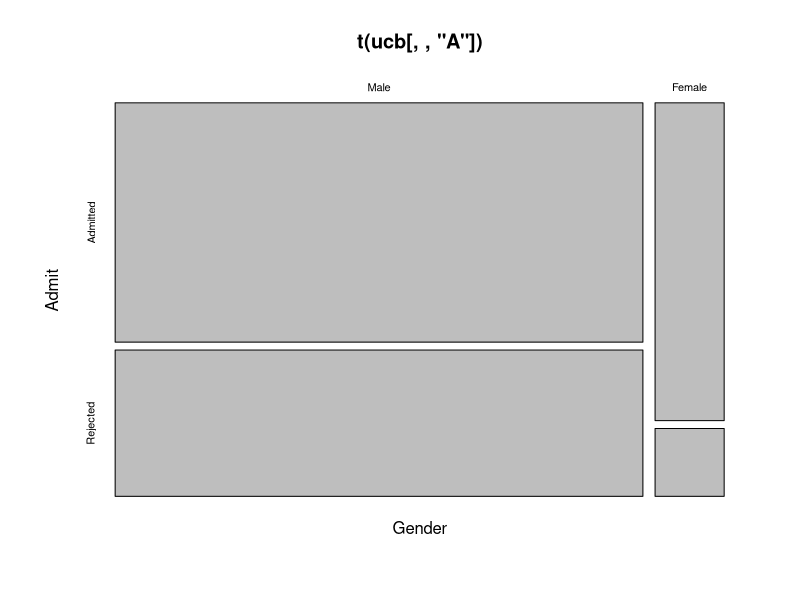
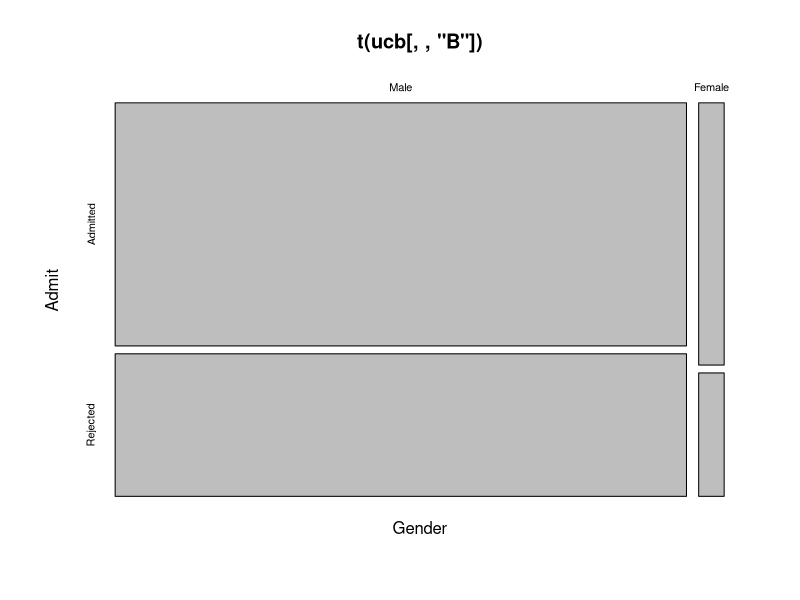

R code for these plots, in order: (Note: this script raises an error after producing the figures.)
# Demonstration of Simpson's paradox on the famous UCB graduate admissions data.

data("UCBAdmissions"); # import the data
ucb = UCBAdmissions;   # abbreviate "UCBAdmissions"
print(dimnames(ucb));
print(apply(ucb,c("Gender","Admit"),sum));  # 2-way table of Gender x Admit
#mosaicplot(apply(ucb,c("Gender","Admit"),sum));  # mosaic plot clearer ...


# table shows clear gender bias against Female students






























# ... or does it ...?  



mosaicplot(t(ucb[,,"A"]));  # department A seems to *favor* Females
mosaicplot(t(ucb[,,"B"]));  # B shows slight bias in favor of Females but nearly  neutral  
stopp;
mosaicplot(t(ucb[,,"C"]));  # so are others ...
mosaicplot(t(ucb[,,"D"]));  
mosaicplot(t(ucb[,,"E"]));  
mosaicplot(t(ucb[,,"F"]));  

# what is going on !?!?
# Every department either favors Females or is neutral, though, put together, women are admitted *less* often

mosaicplot(apply(ucb,c("Dept","Admit"),sum));  # depts accept rates differ

# to facilitate understanding departments are ordered A ... F from easier to harder

mosaicplot(apply(ucb,c("Dept","Gender"),sum));  # men apply more to easier depts A and B

# moral:  summing out (marginalizing) over variables can give misleading results




